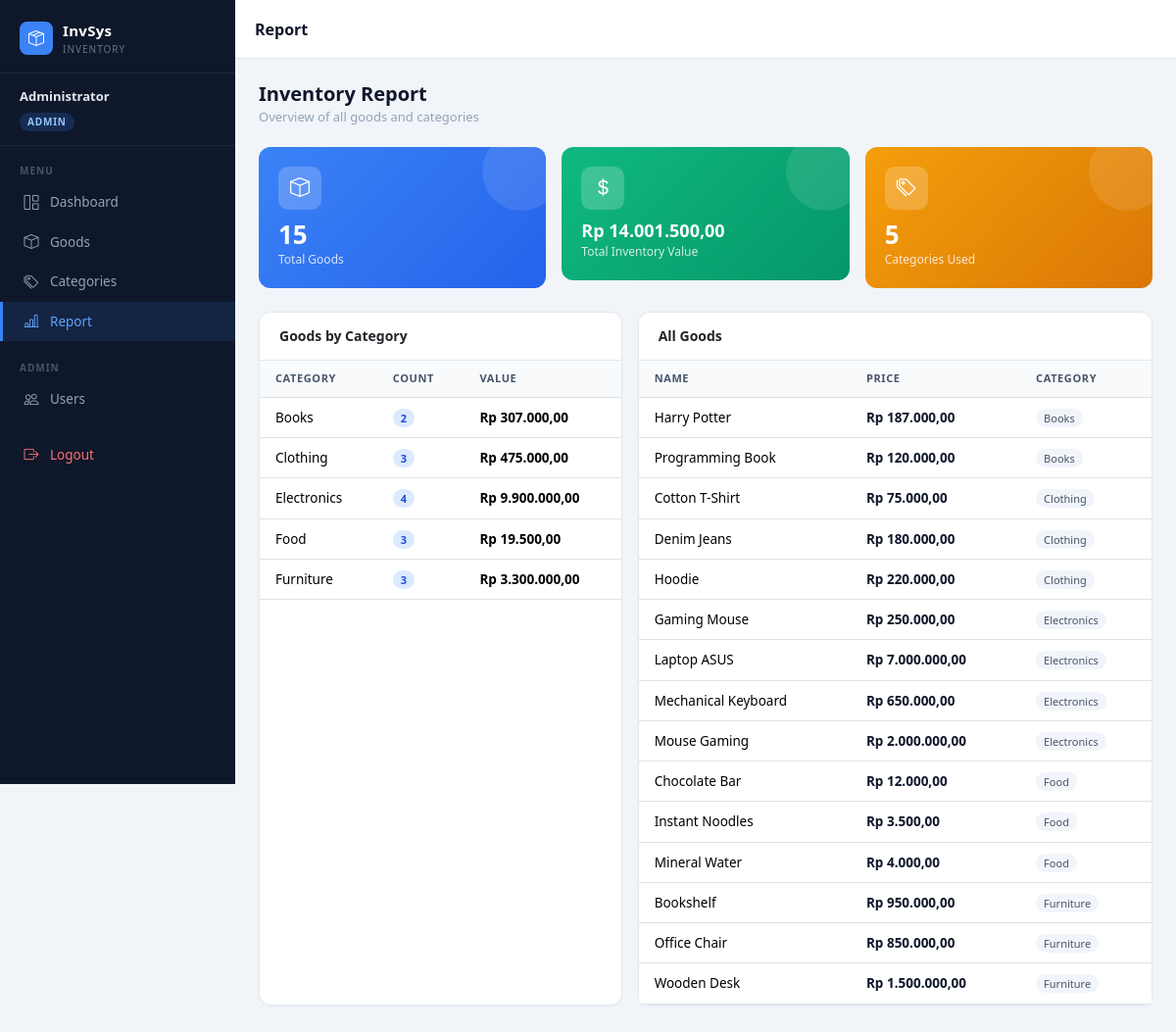
/report.php (signed in), run on the app's committed database.
### tables this page shows
CREATE TABLE `goods` (
  `id` int NOT NULL,
  `name` varchar(199) NOT NULL,
  `description` text,
  `price` decimal(10,2) NOT NULL,
  `stock` int NOT NULL,
  `unit` varchar(50) DEFAULT NULL,
  `category_id` int NOT NULL,
  `created_at` timestamp NULL DEFAULT CURRENT_TIMESTAMP
);

CREATE TABLE `categories` (
  `id` int NOT NULL,
  `name` varchar(100) NOT NULL
);

### report.php (the view, shortened to what this page needs)
<?php
require_once 'config/db.php';
include 'includes/header.php';
$stmt = $pdo->query("SELECT goods.*, categories.name as category_name
                     FROM goods
                     JOIN categories ON goods.category_id = categories.id
                     ORDER BY categories.name, goods.name");
$goods = $stmt->fetchAll();
$total_goods = count($goods);
$total_value = array_sum(array_column($goods, 'price'));
$cat_counts = [];
$cat_values = [];
foreach ($goods as $g) {
    $cat = $g['category_name'];
    $cat_counts[$cat] = ($cat_counts[$cat] ?? 0) + 1;
    $cat_values[$cat] = ($cat_values[$cat] ?? 0) + $g['price'];
}
?>
<div class="page-header">
    <div>
        <h1 class="page-header-title">Inventory Report</h1>
        <div class="page-header-subtitle">Overview of all goods and categories</div>
    </div>
</div>
<div class="row g-3 mb-4">
    <div class="col-sm-4">
        <div class="stat-card" style="background: linear-gradient(135deg, #3b82f6, #2563eb);">
            <div class="stat-card-icon"><i class="bi bi-box"></i></div>
            <div class="stat-card-value"><?php echo $total_goods; ?></div>
            <div class="stat-card-label">Total Goods</div>
        </div>
    </div>
    <div class="col-sm-4">
        <div class="stat-card" style="background: linear-gradient(135deg, #10b981, #059669);">
            <div class="stat-card-icon"><i class="bi bi-currency-dollar"></i></div>
            <div class="stat-card-value" style="font-size:18px;">Rp <?php echo number_format($total_value, 2, ',', '.'); ?></div>
            <div class="stat-card-label">Total Inventory Value</div>
        </div>
    </div>
    <div class="col-sm-4">
        <div class="stat-card" style="background: linear-gradient(135deg, #f59e0b, #d97706);">
            <div class="stat-card-icon"><i class="bi bi-tags"></i></div>
            <div class="stat-card-value"><?php echo count($cat_counts); ?></div>
            <div class="stat-card-label">Categories Used</div>
        </div>
    </div>
</div>
<div class="row g-3 mb-4">
    <div class="col-md-5">
        <div class="card h-100">
            <div class="card-header">
                <h6 class="mb-0 fw-semibold" style="font-size:14px;">Goods by Category</h6>
            </div>
            <div class="table-responsive">
                <table class="table table-hover mb-0" style="font-size:13.5px;">
                    <thead>
                        <tr>
                            <th style="padding:10px 16px;background:#f8fafc;color:#475569;font-size:11px;font-weight:600;letter-spacing:.6px;text-transform:uppercase;">Category</th>
                            <th style="padding:10px 16px;background:#f8fafc;color:#475569;font-size:11px;font-weight:600;letter-spacing:.6px;text-transform:uppercase;">Count</th>
                            <th style="padding:10px 16px;background:#f8fafc;color:#475569;font-size:11px;font-weight:600;letter-spacing:.6px;text-transform:uppercase;">Value</th>
                        </tr>
                    </thead>
                    <tbody>
                        <?php foreach ($cat_counts as $cat => $cnt): ?>
                            <tr>
                                <td style="padding:10px 16px;"><?php echo htmlspecialchars($cat); ?></td>
                                <td style="padding:10px 16px;">
                                    <span style="background:#dbeafe;color:#1d4ed8;padding:2px 8px;border-radius:20px;font-size:11px;font-weight:600;"><?php echo $cnt; ?></span>
                                </td>
                                <td style="padding:10px 16px;font-weight:600;">Rp <?php echo number_format($cat_values[$cat], 2, ',', '.'); ?></td>
                            </tr>
                        <?php endforeach; ?>
                    </tbody>
                </table>
            </div>
        </div>
    </div>
    <div class="col-md-7">
        <div class="card h-100">
            <div class="card-header">
                <h6 class="mb-0 fw-semibold" style="font-size:14px;">All Goods</h6>
            </div>
            <div class="table-responsive">
                <table class="table table-hover mb-0" style="font-size:13.5px;">
                    <thead>
                        <tr>
                            <th style="padding:10px 16px;background:#f8fafc;color:#475569;font-size:11px;font-weight:600;letter-spacing:.6px;text-transform:uppercase;">Name</th>
                            <th style="padding:10px 16px;background:#f8fafc;color:#475569;font-size:11px;font-weight:600;letter-spacing:.6px;text-transform:uppercase;">Price</th>
                            <th style="padding:10px 16px;background:#f8fafc;color:#475569;font-size:11px;font-weight:600;letter-spacing:.6px;text-transform:uppercase;">Category</th>
                        </tr>
                    </thead>
                    <tbody>
                        <?php foreach ($goods as $good): ?>
                            <tr>
                                <td style="padding:10px 16px;font-weight:500;"><?php echo htmlspecialchars($good['name']); ?></td>
                                <td style="padding:10px 16px;font-weight:600;color:#0f172a;">Rp <?php echo number_format($good['price'], 2, ',', '.'); ?></td>
                                <td style="padding:10px 16px;">
                                    <span style="background:#f1f5f9;color:#475569;padding:2px 8px;border-radius:20px;font-size:11px;font-weight:500;">
                                        <?php echo htmlspecialchars($good['category_name']); ?>
                                    </span>
                                </td>
                            </tr>
                        <?php endforeach; ?>
                    </tbody>
                </table>
            </div>
        </div>
    </div>
</div>
<?php include 'includes/footer.php'; ?>

### includes/header.php (shortened to what this page needs)
<?php
$current_page = basename($_SERVER['PHP_SELF']);
$user_role = $_SESSION['role'] ?? null;
$user_name = $_SESSION['user_name'] ?? '';
?>
<!DOCTYPE html>
<html lang="en">
<head>
    <link href="assets/bootstrap-5.3.8-dist/css/bootstrap.min.css" rel="stylesheet">
    <link rel="stylesheet" href="https://cdn.jsdelivr.net/npm/bootstrap-icons@1.11.3/font/bootstrap-icons.min.css">
</head>
<body>
<?php
$pages = [
    'dashboard.php'     => 'Dashboard',
    'goods.php'         => 'Goods',
    'add_good.php'      => 'Add Good',
    'edit_good.php'     => 'Edit Good',
    'categories.php'    => 'Categories',
    'add_category.php'  => 'Add Category',
    'edit_category.php' => 'Edit Category',
    'users.php'         => 'Users',
    'add_user.php'      => 'Add User',
    'edit_user.php'     => 'Edit User',
    'report.php'        => 'Report',
];
$page_title = $pages[$current_page] ?? 'Inventory';
?>
<aside class="sidebar" id="sidebar">
    <div class="sidebar-brand">
        <div class="sidebar-brand-icon"><i class="bi bi-box-seam"></i></div>
        <div class="sidebar-brand-text">InvSys<small>Inventory</small></div>
    </div>
    <?php if ($user_name): ?>
    <div class="sidebar-user">
        <div class="sidebar-user-name"><?php echo htmlspecialchars($user_name); ?></div>
        <span class="sidebar-user-role"><?php echo ucfirst($user_role); ?></span>
    </div>
    <?php endif; ?>
    <div class="sidebar-section-label">Menu</div>
    <nav class="sidebar-nav">
        <a href="dashboard.php" class="<?php echo $current_page == 'dashboard.php' ? 'active' : ''; ?>">
            <i class="bi bi-grid-1x2"></i> Dashboard
        </a>
        <a href="goods.php" class="<?php echo in_array($current_page, ['goods.php','add_good.php','edit_good.php']) ? 'active' : ''; ?>">
            <i class="bi bi-box"></i> Goods
        </a>
        <a href="categories.php" class="<?php echo in_array($current_page, ['categories.php','add_category.php','edit_category.php']) ? 'active' : ''; ?>">
            <i class="bi bi-tags"></i> Categories
        </a>
        <a href="report.php" class="<?php echo $current_page == 'report.php' ? 'active' : ''; ?>">
            <i class="bi bi-bar-chart-line"></i> Report
        </a>
        <?php if ($user_role === 'admin'): ?>
        <div class="sidebar-section-label" style="margin-top:8px;">Admin</div>
        <a href="users.php" class="<?php echo in_array($current_page, ['users.php','add_user.php','edit_user.php']) ? 'active' : ''; ?>">
            <i class="bi bi-people"></i> Users
        </a>
        <?php endif; ?>
        <a href="logout.php" class="nav-logout" style="margin-top:16px;">
            <i class="bi bi-box-arrow-right"></i> Logout
        </a>
    </nav>
</aside>
<div class="main-wrapper">
    <div class="topbar">
        <span class="topbar-title"><?php echo $page_title; ?></span>
    </div>
    <div class="page-content">

### includes/footer.php (shortened to what this page needs)
</div>
</div>
</body>
</html>

### includes/header.php (style rules this page uses)
:root { --sidebar-bg: #0f172a; --sidebar-hover: #1e293b; --sidebar-active: #3b82f6; --sidebar-width: 240px; --topbar-height: 60px; --accent: #3b82f6; --accent-dark: #2563eb; }
* { box-sizing: border-box; }
body { background: #f1f5f9; font-family: 'Segoe UI', system-ui, -apple-system, sans-serif; min-height: 100vh; }
.sidebar { position: fixed; top: 0; left: 0; width: var(--sidebar-width); height: 100vh; background: var(--sidebar-bg); display: flex; flex-direction: column; z-index: 1040; overflow-y: auto; transition: transform 0.25s ease; }
.sidebar-brand { display: flex; align-items: center; gap: 10px; padding: 20px 20px 16px; border-bottom: 1px solid rgba(255,255,255,0.07); }
.sidebar-brand-icon { width: 34px; height: 34px; background: var(--accent); border-radius: 8px; display: flex; align-items: center; justify-content: center; color: #fff; font-size: 16px; flex-shrink: 0; }
.sidebar-brand-text { font-size: 15px; font-weight: 700; color: #fff; letter-spacing: 0.3px; }
.sidebar-brand-text small { display: block; font-size: 10px; font-weight: 400; color: #64748b; letter-spacing: 1px; text-transform: uppercase; }
.sidebar-user { padding: 14px 20px; border-bottom: 1px solid rgba(255,255,255,0.07); margin-bottom: 6px; }
.sidebar-user-name { color: #e2e8f0; font-size: 13px; font-weight: 600; margin-bottom: 2px; }
.sidebar-user-role { display: inline-block; font-size: 10px; font-weight: 600; letter-spacing: 0.8px; text-transform: uppercase; padding: 2px 8px; border-radius: 20px; background: rgba(59,130,246,0.2); color: #93c5fd; }
.sidebar-section-label { font-size: 10px; font-weight: 600; letter-spacing: 1px; text-transform: uppercase; color: #475569; padding: 12px 20px 4px; }
.sidebar-nav a { display: flex; align-items: center; gap: 10px; padding: 9px 20px; color: #94a3b8; text-decoration: none; font-size: 13.5px; font-weight: 500; border-left: 3px solid transparent; transition: all 0.15s ease; }
.sidebar-nav a.active { background: rgba(59,130,246,0.12); color: #60a5fa; border-left-color: var(--accent); }
.sidebar-nav a i { font-size: 15px; width: 18px; text-align: center; }
.sidebar-nav a.nav-logout { color: #f87171; margin-top: auto; }
.main-wrapper { margin-left: var(--sidebar-width); min-height: 100vh; display: flex; flex-direction: column; transition: margin-left 0.25s ease; }
.topbar { height: var(--topbar-height); background: #fff; border-bottom: 1px solid #e2e8f0; display: flex; align-items: center; padding: 0 20px; position: sticky; top: 0; z-index: 100; gap: 12px; }
.topbar-title { font-size: 16px; font-weight: 600; color: #0f172a; }
.page-content { padding: 24px; flex: 1; }
.card { border: 1px solid #e2e8f0; border-radius: 12px; box-shadow: 0 1px 3px rgba(0,0,0,0.04); }
.card-header { background: #fff; border-bottom: 1px solid #e2e8f0; border-radius: 12px 12px 0 0 !important; padding: 16px 20px; }
.stat-card { border-radius: 12px; padding: 20px; border: none; position: relative; overflow: hidden; }
.stat-card::after { content: ''; position: absolute; right: -15px; top: -15px; width: 80px; height: 80px; border-radius: 50%; background: rgba(255,255,255,0.1); }
.stat-card-icon { width: 44px; height: 44px; border-radius: 10px; background: rgba(255,255,255,0.2); display: flex; align-items: center; justify-content: center; font-size: 20px; color: #fff; margin-bottom: 12px; }
.stat-card-value { font-size: 26px; font-weight: 700; color: #fff; line-height: 1; margin-bottom: 4px; }
.stat-card-label { font-size: 12px; color: rgba(255,255,255,0.8); font-weight: 500; }
.page-header { display: flex; align-items: center; justify-content: space-between; margin-bottom: 20px; gap: 12px; }
.page-header-title { font-size: 20px; font-weight: 700; color: #0f172a; margin: 0; }
.page-header-subtitle { font-size: 13px; color: #94a3b8; margin-top: 2px; }

### data on the page
goods: category.name "Furniture", cnt "3", category.name "3.300.000,00", name "Wooden Desk", price "1.500.000,00"
goods: name "Harry Potter", price "187.000,00", category.name "Books"
goods: name "Programming Book", price "120.000,00", category.name "Books"
goods: name "Cotton T-Shirt", price "75.000,00", category.name "Clothing"
goods: name "Denim Jeans", price "180.000,00", category.name "Clothing"
goods: name "Hoodie", price "220.000,00", category.name "Clothing"
goods: name "Gaming Mouse", price "250.000,00", category.name "Electronics"
goods: name "Laptop ASUS", price "7.000.000,00", category.name "Electronics"
goods: name "Mechanical Keyboard", price "650.000,00", category.name "Electronics"
goods: name "Mouse Gaming", price "2.000.000,00", category.name "Electronics"
goods: name "Chocolate Bar", price "12.000,00", category.name "Food"
goods: name "Instant Noodles", price "3.500,00", category.name "Food"
goods: name "Mineral Water", price "4.000,00", category.name "Food"
goods: name "Bookshelf", price "950.000,00", category.name "Furniture"
goods: name "Office Chair", price "850.000,00", category.name "Furniture"

### other printed values
$user_name "Administrator"
$user_role "ADMIN"
$page_title "Report"
$total_goods "15"
$total_value "14.001.500,00"
count($cat_counts) "5"
$cat "Books"
$cnt "2"
$cat_values[$cat] "307.000,00"
$cat "Clothing"
$cnt "3"
$cat_values[$cat] "475.000,00"
$cat "Electronics"
$cnt "4"
$cat_values[$cat] "9.900.000,00"
